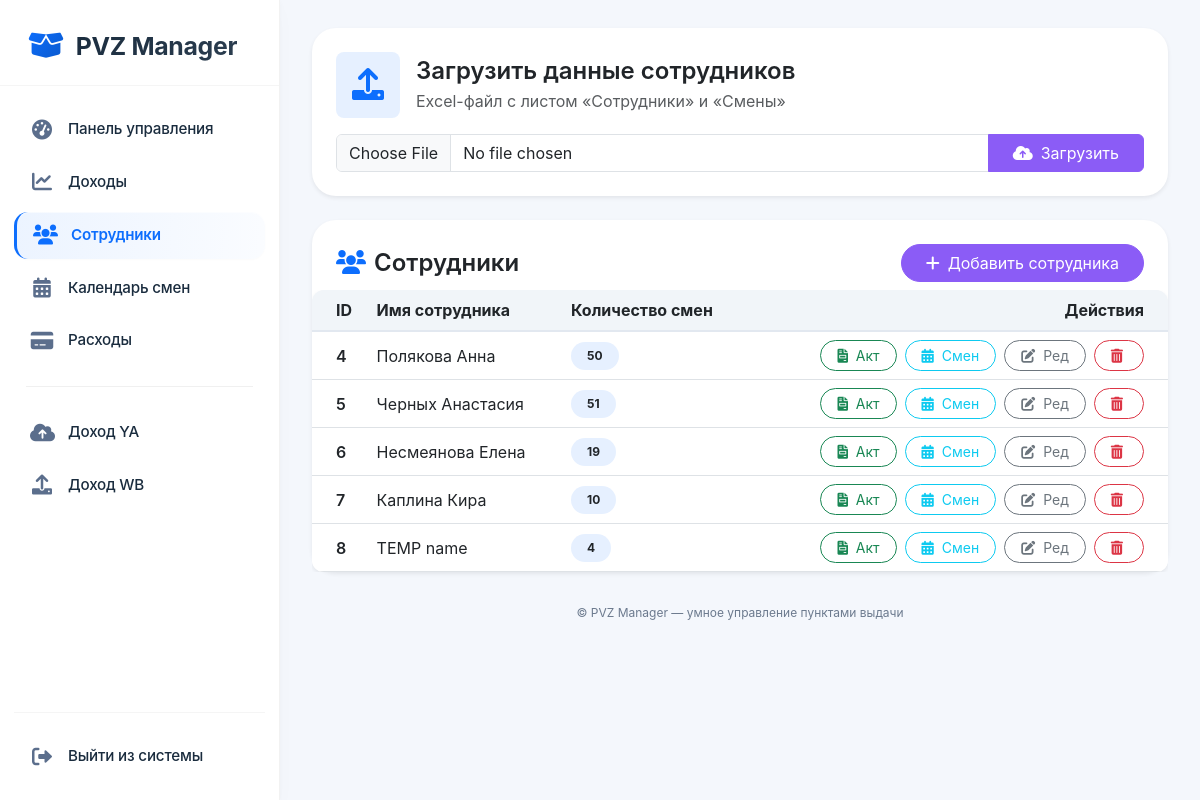
Page /employees (signed in) on the committed database.
### models.py (models this page shows)
class Employee(db.Model):
    id = db.Column(db.Integer, primary_key=True)
    name = db.Column(db.String(50), nullable=False)

### app.py (the view, shortened to what this page needs)
@app.route("/employees", methods=["GET", "POST"])
@login_required
def employees_page():
    employees = Employee.query.all()
    shifts = Shift.query.order_by(Shift.date.desc()).all()
    return render_template("employees.html", employees=employees, shifts=shifts)

### app.py (called while the page is built)
@login_manager.user_loader
def load_user(user_id):
    return db.session.get(User, int(user_id))

@app.context_processor
def utility_processor():
    return {'now': datetime.now}

### templates/employees.html (shortened to what this page needs)
{% extends "base.html" %}
{% block content %}
<div class="row mb-4">
    <div class="col-12">
        <div class="card border-0 shadow-sm" style="border-radius: 24px;">
            <div class="card-body p-4">
                <div class="d-flex align-items-center mb-3">
                    <div class="bg-primary bg-opacity-10 p-3 rounded-3 me-3">
                        <i class="fas fa-upload fa-2x text-primary"></i>
                    </div>
                    <div>
                        <h4 class="mb-1 fw-semibold">Загрузить данные сотрудников</h4>
                        <p class="text-muted mb-0">Excel-файл с листом «Сотрудники» и «Смены»</p>
                    </div>
                </div>
                <form method="POST" enctype="multipart/form-data">
                    <div class="input-group">
                        <input type="file" class="form-control" name="file" accept=".xlsx,.xls" required>
                        <button class="btn btn-primary px-4" type="submit">
                            <i class="fas fa-cloud-upload-alt me-2"></i>Загрузить
                        </button>
                    </div>
                </form>
            </div>
        </div>
    </div>
</div>
<div class="row mb-4">
    <div class="col-12">
        <div class="card border-0 shadow-sm" style="border-radius: 24px;">
            <div class="card-header bg-transparent border-0 pt-4 px-4 d-flex justify-content-between align-items-center flex-wrap">
                <h4 class="mb-0 fw-semibold">
                    <i class="fas fa-users text-primary me-2"></i>Сотрудники
                </h4>
                <button type="button" class="btn btn-primary rounded-pill px-4" data-bs-toggle="modal" data-bs-target="#addEmployeeModal">
                    <i class="fas fa-plus me-2"></i>Добавить сотрудника
                </button>
            </div>
            <div class="card-body p-0">
                <div class="table-responsive">
                    <table class="table table-hover align-middle mb-0">
                        <thead class="bg-light">
                            <tr>
                                <th class="ps-4">ID</th>
                                <th>Имя сотрудника</th>
                                <th>Количество смен</th>
                                <th class="text-end pe-4">Действия</th>
                            </tr>
                        </thead>
                        <tbody>
                            {% for employee in employees %}
                            <tr>
                                <td class="ps-4 fw-semibold">{{ employee.id }}</td>
                                <td>{{ employee.name }}</td>
                                <td><span class="badge bg-primary bg-opacity-10 text-dark px-3 py-2 rounded-pill">{{ employee.shifts|length }}</span></td>
                                <td class="text-end pe-4">
                                    <div class="d-flex gap-2 justify-content-end">
                                        <a href="{{ url_for('salary_act', id=employee.id, year=now().year, month=now().month) }}" class="btn btn-sm btn-outline-success rounded-pill px-3">
                                            <i class="fas fa-file-invoice me-1"></i> Акт
                                        </a>
                                        <button type="button" class="btn btn-sm btn-outline-info rounded-pill px-3" data-bs-toggle="modal" data-bs-target="#shiftModal{{ employee.id }}">
                                            <i class="fas fa-calendar-alt me-1"></i> Смен
                                        </button>
                                        <a href="{{ url_for('edit_employee', id=employee.id) }}" class="btn btn-sm btn-outline-secondary rounded-pill px-3">
                                            <i class="fas fa-edit me-1"></i> Ред
                                        </a>
                                        <a href="{{ url_for('delete_employee', id=employee.id) }}" class="btn btn-sm btn-outline-danger rounded-pill px-3" onclick="return confirm('Удалить {{ employee.name }} и все его смены?')">
                                            <i class="fas fa-trash-alt me-1"></i>
                                        </a>
                                    </div>
                                </td>
                            </tr>
                            {% else %}
                            <tr><td colspan="4" class="text-center py-5 text-muted">Нет сотрудников</td></tr>
                            {% endfor %}
                        </tbody>
                    </table>
                </div>
            </div>
        </div>
    </div>
</div>
{% endblock %}

### static/css/style.css (style rules this page uses)
body { background-color: #f8f9fa; }
.card { border-radius: 0.75rem; border: none; box-shadow: 0 0.125rem 0.25rem rgba(0,0,0,.075); transition: transform 0.2s; }
.btn-primary { background-color: #8b5cf6; border-color: #8b5cf6; }
.table { background-color: white; border-radius: 0.75rem; overflow: hidden; box-shadow: 0 0.125rem 0.25rem rgba(0,0,0,.075); }
.table thead th { background-color: #f1f5f9; border-bottom: 2px solid #e2e8f0; }

### templates/base.html (style rules this page uses)
:root { --sidebar-width: 280px; --sidebar-bg: #ffffff; --sidebar-border: 1px solid rgba(0, 0, 0, 0.05); --sidebar-text: #1a2c3e; --sidebar-icon: #5b6e8c; --sidebar-active-bg: linear-gradient(95deg, rgba(13,110,253,0.08) 0%, rgba(13,110,253,0.02) 100%); --sidebar-active-border: #0d6efd; --sidebar-hover-bg: #f8fafc; --main-bg: #f4f7fc; --card-radius: 20px; --shadow-sm: 0 8px 20px rgba(0,0,0,0.02), 0 2px 6px rgba(0,0,0,0.03); --shadow-md: 0 12px 28px rgba(0,0,0,0.04), 0 0 1px rgba(0,0,0,0.05); }
* { margin: 0; padding: 0; box-sizing: border-box; }
body { background: var(--main-bg); font-family: 'Inter', system-ui, -apple-system, 'Segoe UI', Roboto, Helvetica, sans-serif; overflow-x: hidden; color: #1a2c3e; }

### rows in the picture
Employee: id "4", name "Полякова Анна", shifts|length "50"
Employee: id "5", name "Черных Анастасия", shifts|length "51"
Employee: id "6", name "Несмеянова Елена", shifts|length "19"
Employee: id "7", name "Каплина Кира", shifts|length "10"
Employee: id "8", name "TEMP name", shifts|length "4"
